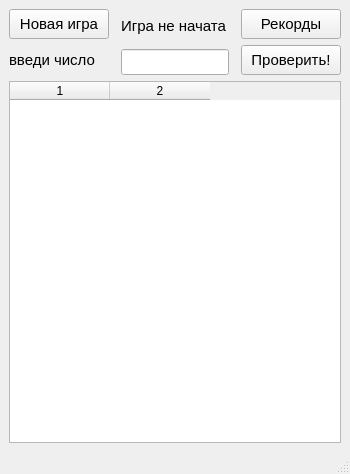
<?xml version="1.0" encoding="UTF-8"?>
<ui version="4.0">
 <class>MainWindow</class>
 <widget class="QMainWindow" name="MainWindow">
  <property name="geometry">
   <rect>
    <x>0</x>
    <y>0</y>
    <width>350</width>
    <height>474</height>
   </rect>
  </property>
  <property name="sizePolicy">
   <sizepolicy hsizetype="Preferred" vsizetype="Preferred">
    <horstretch>0</horstretch>
    <verstretch>0</verstretch>
   </sizepolicy>
  </property>
  <property name="minimumSize">
   <size>
    <width>350</width>
    <height>300</height>
   </size>
  </property>
  <property name="maximumSize">
   <size>
    <width>450</width>
    <height>500</height>
   </size>
  </property>
  <property name="windowTitle">
   <string>MainWindow</string>
  </property>
  <widget class="QWidget" name="centralwidget">
   <layout class="QVBoxLayout" name="verticalLayout_4">
    <item>
     <layout class="QHBoxLayout" name="horizontalLayout">
      <item>
       <layout class="QVBoxLayout" name="verticalLayout">
        <item>
         <widget class="QPushButton" name="startBtn">
          <property name="minimumSize">
           <size>
            <width>100</width>
            <height>30</height>
           </size>
          </property>
          <property name="font">
           <font>
            <pointsize>11</pointsize>
           </font>
          </property>
          <property name="text">
           <string>Новая игра</string>
          </property>
         </widget>
        </item>
        <item>
         <widget class="QLabel" name="label_2">
          <property name="font">
           <font>
            <pointsize>11</pointsize>
           </font>
          </property>
          <property name="text">
           <string>введи число</string>
          </property>
          <property name="margin">
           <number>6</number>
          </property>
         </widget>
        </item>
       </layout>
      </item>
      <item>
       <spacer name="horizontalSpacer">
        <property name="orientation">
         <enum>Qt::Horizontal</enum>
        </property>
        <property name="sizeHint" stdset="0">
         <size>
          <width>40</width>
          <height>20</height>
         </size>
        </property>
       </spacer>
      </item>
      <item>
       <layout class="QVBoxLayout" name="verticalLayout_2">
        <item>
         <widget class="QLabel" name="statusLabel">
          <property name="maximumSize">
           <size>
            <width>16777215</width>
            <height>16777215</height>
           </size>
          </property>
          <property name="font">
           <font>
            <pointsize>11</pointsize>
           </font>
          </property>
          <property name="text">
           <string>Игра не начата</string>
          </property>
          <property name="margin">
           <number>3</number>
          </property>
         </widget>
        </item>
        <item>
         <widget class="QLineEdit" name="lineEdit">
          <property name="font">
           <font>
            <pointsize>11</pointsize>
           </font>
          </property>
         </widget>
        </item>
       </layout>
      </item>
      <item>
       <spacer name="horizontalSpacer_2">
        <property name="orientation">
         <enum>Qt::Horizontal</enum>
        </property>
        <property name="sizeHint" stdset="0">
         <size>
          <width>40</width>
          <height>20</height>
         </size>
        </property>
       </spacer>
      </item>
      <item>
       <layout class="QVBoxLayout" name="verticalLayout_3">
        <item>
         <widget class="QPushButton" name="recordsBtn">
          <property name="minimumSize">
           <size>
            <width>100</width>
            <height>30</height>
           </size>
          </property>
          <property name="font">
           <font>
            <pointsize>11</pointsize>
           </font>
          </property>
          <property name="styleSheet">
           <string notr="true"/>
          </property>
          <property name="text">
           <string>Рекорды</string>
          </property>
         </widget>
        </item>
        <item>
         <widget class="QPushButton" name="checkBtn">
          <property name="minimumSize">
           <size>
            <width>100</width>
            <height>30</height>
           </size>
          </property>
          <property name="font">
           <font>
            <pointsize>11</pointsize>
           </font>
          </property>
          <property name="text">
           <string>Проверить!</string>
          </property>
         </widget>
        </item>
       </layout>
      </item>
     </layout>
    </item>
    <item>
     <widget class="QTableWidget" name="tableWidget">
      <property name="sizePolicy">
       <sizepolicy hsizetype="MinimumExpanding" vsizetype="Expanding">
        <horstretch>0</horstretch>
        <verstretch>0</verstretch>
       </sizepolicy>
      </property>
      <property name="showGrid">
       <bool>true</bool>
      </property>
      <property name="gridStyle">
       <enum>Qt::SolidLine</enum>
      </property>
      <property name="sortingEnabled">
       <bool>false</bool>
      </property>
      <property name="wordWrap">
       <bool>true</bool>
      </property>
      <property name="rowCount">
       <number>0</number>
      </property>
      <property name="columnCount">
       <number>2</number>
      </property>
      <attribute name="horizontalHeaderCascadingSectionResizes">
       <bool>true</bool>
      </attribute>
      <attribute name="horizontalHeaderDefaultSectionSize">
       <number>100</number>
      </attribute>
      <attribute name="horizontalHeaderHighlightSections">
       <bool>false</bool>
      </attribute>
      <attribute name="verticalHeaderShowSortIndicator" stdset="0">
       <bool>false</bool>
      </attribute>
      <attribute name="verticalHeaderStretchLastSection">
       <bool>false</bool>
      </attribute>
      <column/>
      <column/>
     </widget>
    </item>
   </layout>
  </widget>
  <widget class="QMenuBar" name="menubar">
   <property name="geometry">
    <rect>
     <x>0</x>
     <y>0</y>
     <width>350</width>
     <height>22</height>
    </rect>
   </property>
  </widget>
  <widget class="QStatusBar" name="statusbar"/>
 </widget>
 <resources/>
 <connections/>
</ui>
